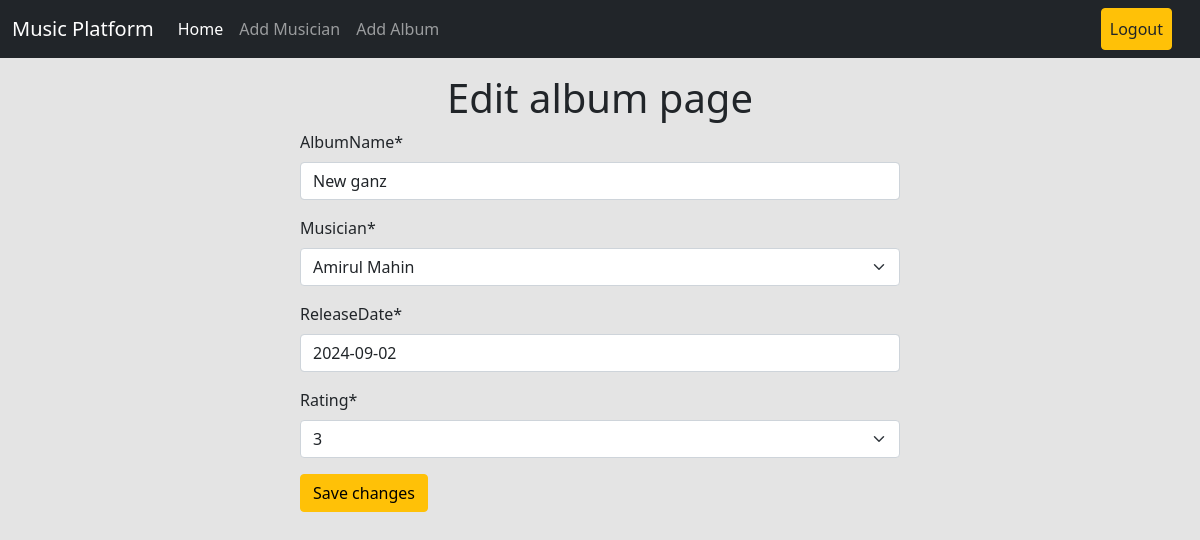
The page /album/edit/3/ (signed in) on the database its author committed.
### album/models.py (models this page shows, shortened)
class Album(models.Model):
    albumName = models.CharField(max_length=50)
    musician = models.ForeignKey(Musician, on_delete=models.CASCADE)
    releaseDate = models.DateField()
    CHOICES = [(1,1),(2,2),(3,3),(4,4),(5,5)]
    rating = models.IntegerField(choices=CHOICES)

### album/views.py (the view, shortened to what this page needs)
# urls.py: path('edit/<int:id>/', views.editAlbumView.as_view(), name='editAlbum'),
@method_decorator(login_required, name='dispatch')
class editAlbumView(UpdateView):
    model = models.Album
    form_class = forms.albumForm
    template_name = 'editAlbum.html'
    pk_url_kwarg = 'id'
    success_url = reverse_lazy('homepage')

### album/forms.py
class albumForm(forms.ModelForm):
    class Meta:
        model = Album
        fields = '__all__'

### musician/models.py (called while the page is built)
    def __str__(self):
        return f'{self.firstName} {self.lastName}'

### album/templates/editAlbum.html (shortened to what this page needs)
{% extends 'base.html' %}
{% load crispy_forms_tags %}
{% block content %}
<div class="py-3">
    <form method="post" style="width: 50%; margin: auto;">
        <h1 class="text-center">Edit album page</h1>
        {{form | crispy}}
        <button class="btn btn-warning">Save changes</button>
    </form>
</div>
{% endblock %}

### rows shown on the page
Album: albumName "New ganz", musician "Amirul Mahin", releaseDate "2024-09-02", rating "3"
